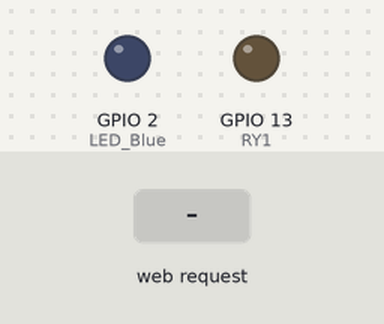
The sketch below on a simulated ESP8266 (NodeMCU). Shown: output pins drawn as LEDs (lit = HIGH). The inputs (shaded band) are chosen by the test bench. WiFi joins after 1.5 s; servers stay silent unless stated; what the sketch prints to the serial monitor is not drawn.

Above: at 2.7 s.
2.8 s: HTTP request GET / received
At 4.0 s:
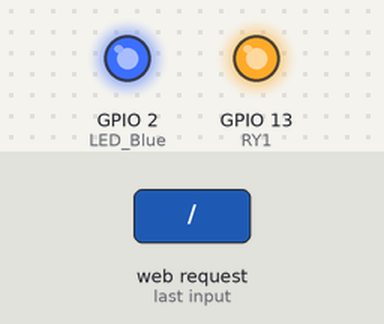
4.3 s: HTTP request GET / received
At 5.3 s:
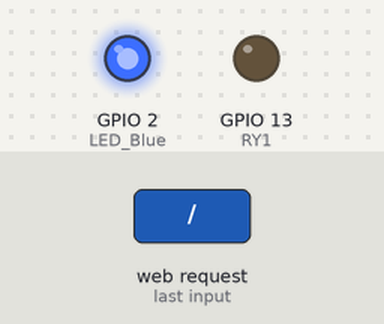
Timing chart, 0 to 7.3 s (numbered marks = the images above; inputs shaded):
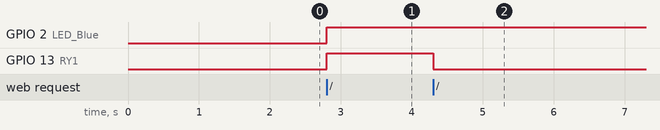

Measured:
- after the input at 2.8 s, GPIO 2 (LED_Blue), GPIO 13 (RY1): LOW → HIGH at once
- after the input at 4.3 s, GPIO 13 (RY1): HIGH → LOW at once

The sketch:

hello_web.ino
```cpp
#include <ESP8266WiFi.h>
#include <WiFiClient.h>
#include <ESP8266WebServer.h>
#include <ESP8266mDNS.h>

const char* ssid     = "PenguinInTheHouse";
const char* password = "26821731";

ESP8266WebServer server(80);
#define LED_Blue 2
#define RY1 13
void handleRoot() {
  digitalWrite(LED_Blue, 1);
  server.send(200, "text/plain", "hello LEE from esp8266!");
  digitalWrite(RY1, !digitalRead(RY1));
 }

void handleNotFound(){
  digitalWrite(LED_Blue, 1);
  String message = "File Not Found\n\n";
  message += "URI: ";
  message += server.uri();
  message += "\nMethod: ";
  message += (server.method() == HTTP_GET)?"GET":"POST";
  message += "\nArguments: ";
  message += server.args();
  message += "\n";
  for (uint8_t i=0; i<server.args(); i++){
    message += " " + server.argName(i) + ": " + server.arg(i) + "\n";
  }
  server.send(404, "text/plain", message);
  digitalWrite(LED_Blue, 0);
}

void setup(void){
  pinMode(LED_Blue, OUTPUT);
  pinMode(RY1, OUTPUT);
  digitalWrite(LED_Blue, 0);
  Serial.begin(115200);
  WiFi.begin(ssid, password);
  Serial.println("");

  // Wait for connection
  while (WiFi.status() != WL_CONNECTED) {
    delay(500);
    Serial.print(".");
  }
  Serial.println("");
  Serial.print("Connected to ");
  Serial.println(ssid);
  Serial.print("IP address: ");
  Serial.println(WiFi.localIP());

  if (MDNS.begin("esp8266")) {
    Serial.println("MDNS responder started");
  }

  server.on("/", handleRoot);

  server.on("/inline", [](){server.send(200, "text/plain", "this works as well");});
  server.on("/hello", [](){server.send(200, "text/plain", "hello client");});
  server.on("/yes", [](){server.send(200, "text/plain", "yes too");});

  //server.onNotFound(handleNotFound);
  server.onNotFound([](){server.send(200, "text/plain", "Not Found");});

  server.begin();
  Serial.println("HTTP server started");
}

void loop(void){
  server.handleClient();
}
```
